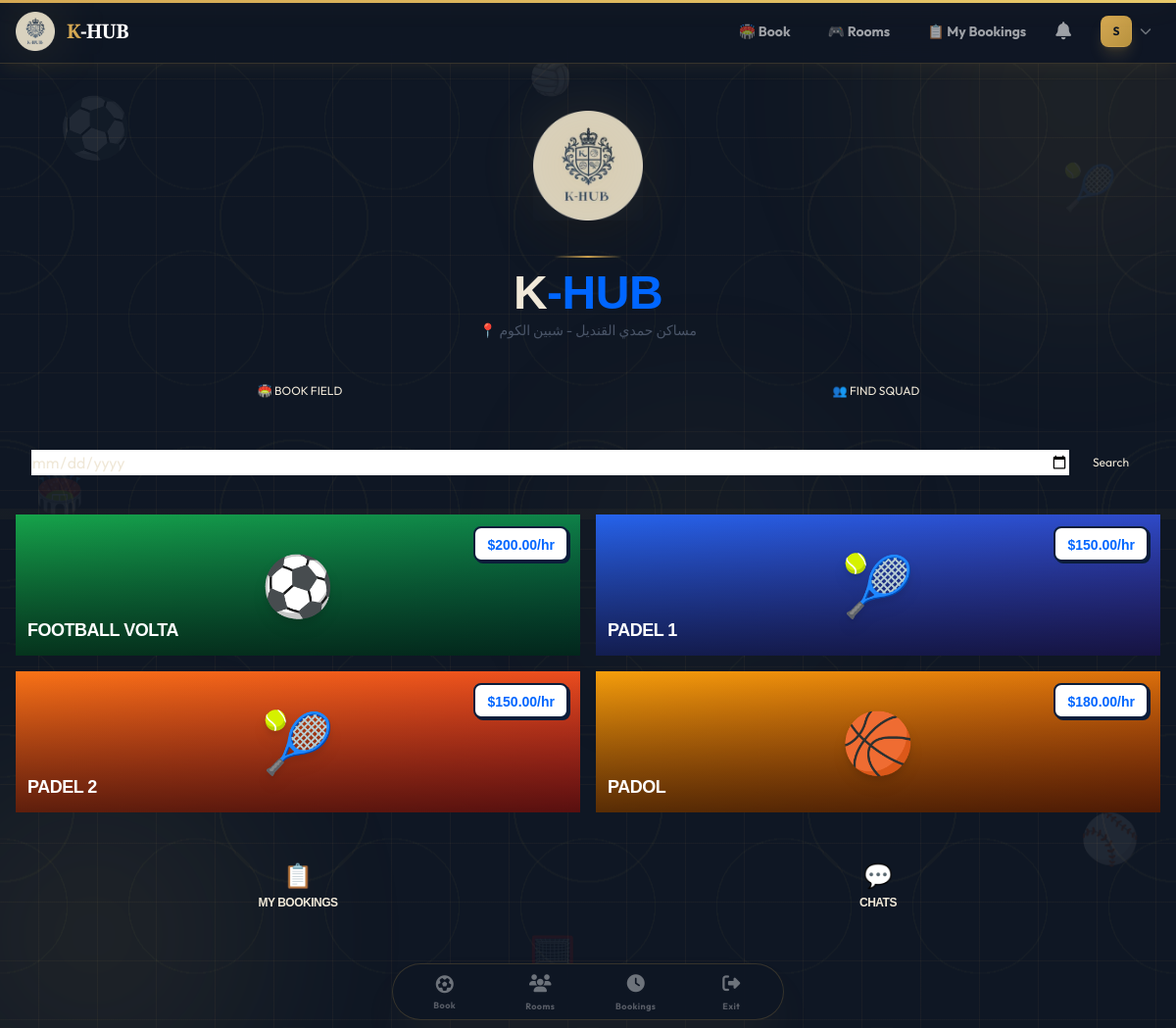
Page /player/ (signed in) on the committed database.
### accounts/models.py (models this page shows, shortened)
class User(AbstractBaseUser, PermissionsMixin):
    ROLE_CHOICES = [
        ('PLAYER', 'Player'),
        ('VENUE_OWNER', 'Venue Owner'),
        ('ADMIN', 'Admin'),
    ]
    email = models.EmailField(unique=True, db_index=True)
    username = models.CharField(max_length=50, unique=True, null=True, blank=True)
    role = models.CharField(max_length=20, choices=ROLE_CHOICES, default='PLAYER')
    is_active = models.BooleanField(default=True)
    is_staff = models.BooleanField(default=False)
    date_joined = models.DateTimeField(default=timezone.now)
    objects = UserManager()
    USERNAME_FIELD = 'email'
    REQUIRED_FIELDS = []
    class Meta:
        indexes = [
            models.Index(fields=['email']),
            models.Index(fields=['role']),
        ]
    @property
    def is_player(self):
        return self.role == 'PLAYER'

### venues/models.py (models this page shows, shortened)
class Field(models.Model):
    venue = models.ForeignKey(Venue, on_delete=models.CASCADE, related_name='fields')
    name = models.CharField(max_length=200)
    sport_type = models.CharField(max_length=20, choices=Venue.SPORT_CHOICES)
    description = models.TextField(blank=True)
    price_per_hour = models.DecimalField(max_digits=10, decimal_places=2, validators=[MinValueValidator(0)])
    is_active = models.BooleanField(default=True)
    image = models.ImageField(upload_to='field_images/', null=True, blank=True)
    created_at = models.DateTimeField(auto_now_add=True)
    class Meta:
        indexes = [
            models.Index(fields=['venue', 'is_active']),
            models.Index(fields=['sport_type']),
        ]

### dashboard/views.py (the view)
# urls.py: path('player/', views.player_dashboard, name='player_dashboard'),
@player_required
def player_dashboard(request):
    fields = Field.objects.filter(is_active=True)
    return render(request, 'dashboard/player_dashboard.html', {
        'fields': fields,
    })

### notifications/context_processors.py (called while the page is built)
def unread_count(request):
    if request.user.is_authenticated:
        count = Notification.objects.filter(user=request.user, is_read=False).count()
        return {'unread_notifications_count': count}
    return {'unread_notifications_count': 0}

### dashboard/templates/dashboard/player_dashboard.html (shortened to what this page needs)
{% extends 'base.html' %}
{% block content %}
<div class="animate-fade-up">
    <div class="text-center mb-8">
        <h1 class="text-5xl font-black" style="font-family: 'Orbitron', sans-serif;">
            K<span style="color: #0066FF;">-HUB</span>
        </h1>
        <p class="text-sm text-[#4A5568] mt-1">📍 مساكن حمدي القنديل - شبين الكوم</p>
    </div>
    <div class="flex gap-2 mb-6">
        <button onclick="showTab('fields')" id="tabFields"
                class="btn-chrome text-xs px-6 py-3 flex-1">🏟️ BOOK FIELD</button>
        <button onclick="showTab('squad')" id="tabSquad"
                class="btn-outline text-xs px-6 py-3 flex-1">👥 FIND SQUAD</button>
    </div>
    <div id="fieldsTab">
        <div class="khub-card p-4 mb-6">
            <form method="GET" action="{% url 'booking:browse' %}" class="flex gap-2">
                <input type="date" name="date" class="input-khub flex-1">
                <button type="submit" class="btn-chrome text-xs px-4">Search</button>
            </form>
        </div>
        <div class="grid grid-cols-1 md:grid-cols-2 gap-4 mb-8">
            {% for field in fields %}
                <a href="{% url 'booking:field_detail' field.id %}" class="khub-card overflow-hidden group">
                    <div class="h-36 relative overflow-hidden flex items-center justify-center
                        {% if 'Football' in field.name %}bg-gradient-to-br from-green-600 to-emerald-800
                        {% elif 'Padel 1' in field.name %}bg-gradient-to-br from-blue-600 to-indigo-800
                        {% elif 'Padel 2' in field.name %}bg-gradient-to-br from-orange-500 to-red-600
                        {% elif 'Padol' in field.name %}bg-gradient-to-br from-amber-500 to-orange-700
                        {% endif %}">
                        <span class="text-6xl relative z-10 drop-shadow-lg group-hover:scale-110 transition">
                            {% if 'Football' in field.name %}⚽
                            {% elif 'Padel' in field.name %}🎾
                            {% elif 'Padol' in field.name %}🏀
                            {% endif %}
                        </span>
                        <div class="absolute inset-0 bg-gradient-to-t from-black/60 to-transparent"></div>
                        <div class="absolute top-3 right-3 bg-white border-2 border-[#0B1D3A] rounded-lg px-3 py-1 shadow-[2px_2px_0px_#0B1D3A] z-20">
                            <span class="font-black text-[#0066FF] text-sm" style="font-family: 'Orbitron', sans-serif;">${{ field.price_per_hour }}/hr</span>
                        </div>
                        <div class="absolute bottom-3 left-3 z-20">
                            <h3 class="text-lg font-bold text-white" style="font-family: 'Orbitron', sans-serif;">{{ field.name|upper }}</h3>
                        </div>
                    </div>
                </a>
            {% endfor %}
        </div>
    </div>
    <div class="grid grid-cols-2 gap-4 mt-8">
        <a href="{% url 'booking:history' %}" class="khub-card p-4 text-center group">
            <span class="text-2xl block mb-1">📋</span>
            <h3 class="text-xs font-bold" style="font-family: 'Orbitron', sans-serif;">MY BOOKINGS</h3>
        </a>
        <a href="{% url 'teams:room_list' %}" class="khub-card p-4 text-center group">
            <span class="text-2xl block mb-1">💬</span>
            <h3 class="text-xs font-bold" style="font-family: 'Orbitron', sans-serif;">CHATS</h3>
        </a>
    </div>
</div>
{% endblock %}

### templates/navbar.html (shortened to what this page needs)
{% load static %}
<nav class="hidden md:block bg-[#0f1724]/95 backdrop-blur-xl border-b border-[#D4A853]/20 sticky top-0 z-50 shadow-lg shadow-[#D4A853]/5">
    <div class="container mx-auto px-4 max-w-7xl">
        <div class="flex items-center justify-between h-16">
            <a href="/" class="flex items-center gap-3 transition hover:scale-105 duration-300">
                <div class="relative">
                    <img src="{% static 'img/logo.png' %}" alt="K-HUB" class="w-10 h-10  ">
                </div>
                <span class="text-xl font-black tracking-tight text-white" style="font-family: 'Cinzel', serif;">
                    <span class="text-[#D4A853]">K</span>-HUB
                </span>
            </a>
            {% if user.is_authenticated %}
            <div class="flex items-center gap-1">
                {% if user.is_player %}
                    <a href="{% url 'booking:browse_fields' %}" class="px-4 py-2 text-sm font-bold text-white/60 hover:text-[#D4A853] hover:bg-[#D4A853]/10 rounded-lg transition border border-transparent hover:border-[#D4A853]/20">
                        🏟️ Book
                    </a>
                    <a href="{% url 'teams:room_list' %}" class="px-4 py-2 text-sm font-bold text-white/60 hover:text-[#D4A853] hover:bg-[#D4A853]/10 rounded-lg transition border border-transparent hover:border-[#D4A853]/20">
                        🎮 Rooms
                    </a>
                    <a href="{% url 'booking:history' %}" class="px-4 py-2 text-sm font-bold text-white/60 hover:text-[#D4A853] hover:bg-[#D4A853]/10 rounded-lg transition border border-transparent hover:border-[#D4A853]/20">
                        📋 My Bookings
                    </a>
                {% endif %}
                <a href="{% url 'notifications:list' %}" class="relative p-2 text-white/60 hover:text-[#D4A853] transition border border-transparent hover:border-[#D4A853]/20 rounded-lg hover:bg-[#D4A853]/10">
                    <i class="fas fa-bell text-lg"></i>
                </a>
                <div class="relative ml-2">
                    <button onclick="document.getElementById('userDropdown').classList.toggle('hidden')" class="flex items-center gap-2 p-2 hover:bg-[#D4A853]/10 rounded-lg transition border border-transparent hover:border-[#D4A853]/20">
                        <div class="w-8 h-8 rounded-lg bg-gradient-to-br from-[#D4A853] to-[#B8923E] flex items-center justify-center text-[#0f1724] font-bold text-xs shadow-lg shadow-[#D4A853]/20 border border-[#D4A853]/30">
                            {{ user.username|first|upper }}
                        </div>
                        <i class="fas fa-chevron-down text-xs text-white/40"></i>
                    </button>
                </div>
            </div>
            {% endif %}
        </div>
    </div>
</nav>

### templates/base.html (style rules this page uses)
:root { --gold: #D4A853; --gold-light: #E8C96A; --gold-dark: #B8923E; --gold-glow: rgba(212, 168, 83, 0.3); --navy: #0f1724; --navy-dark: #0A0F1E; --navy-light: #1A2A4A; --navy-card: #162035; --beige: #F0E8D8; --beige-light: #F8F4EC; --cream: #FDFBF7; --white: #FFFFFF; --shadow: rgba(15, 23, 36, 0.3); --shadow-gold: rgba(212, 168, 83, 0.15); }
* { margin: 0; padding: 0; box-sizing: border-box; }
body { background: var(--navy); color: var(--beige); min-height: 100vh; font-family: 'Outfit', sans-serif; font-weight: 400; overflow-x: hidden; -webkit-font-smoothing: antialiased; position: relative; }
body::before { content: ''; position: fixed; inset: 0; background-image: repeating-linear-gradient(0deg, transparent, transparent 39px, rgba(212,168,83,0.05) 39px, rgba(212,168,83,0.05) 40px), repeating-linear-gradient(90deg, transparent, transparent 39px, rgba(212,168,83,0.05) 39px, rgba(212,168,83,0.05) 40px), radial-gradient(circle at 50% 50%, transparent 0%, transparent 35%, rgba(212,168,83,0.04) 35%, rgba(212,168,83,0.04) 36%, transparent 36%), radial-gradient(circle at 50% 50%, transparent 0%, transparent 48%, rgba(212,168,83,0.04) 48%, rgba(212,168,83,0.04) 49%, transparent 49%), repeating-linear-gradient(180deg, transparent, transparent 49.5%, rgba(212,168,83,0.04) 49.5%, rgba(212,168,83,0.04) 50.5%, transparent 50.5%); background-size: 60px 60px, 60px 60px, 300px 300px, 200px 200px, 100% 100%; background-position: 0 0, 0 0, 50% 50%, 50% 50%, 50% 50%; pointer-events: none; z-index: 0; }
h1, h2, h3, h4 { font-family: 'Cinzel', serif; font-weight: 700; letter-spacing: -0.5px; }
body::after { content: ''; position: fixed; top: 0; left: 0; right: 0; height: 3px; background: linear-gradient(90deg, var(--gold), var(--gold-light), var(--gold-dark), var(--gold)); background-size: 300% 100%; animation: goldSlide 3s linear infinite; z-index: 100; box-shadow: 0 0 30px rgba(212, 168, 83, 0.2); }
.animate-fade-up { animation: fadeUp 0.6s cubic-bezier(0.4, 0, 0.2, 1) forwards; }

### rows in the picture
User: username|first "S"
Field: price_per_hour "200.00", name "FOOTBALL VOLTA"
Field: price_per_hour "150.00", name "PADEL 1"
Field: price_per_hour "150.00", name "PADEL 2"
Field: price_per_hour "180.00", name "PADOL"
